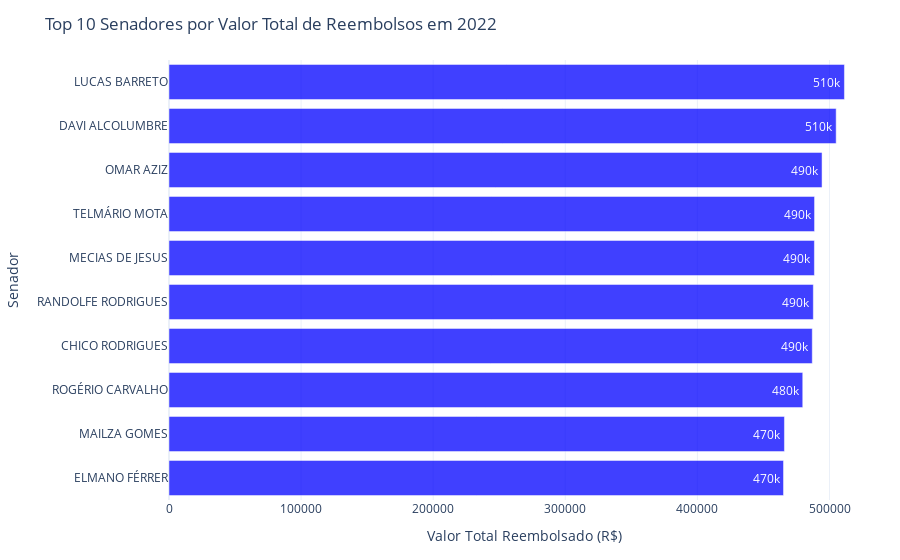

The code cell stored with this chart in its notebook:
### Markdown cell above
10 Senadores que mais receberam reembolso em 2022?

### Code cell
# Filtrando os dados para o ano de 2022
ceaps_2022 = ceaps_total[ceaps_total['ANO'] == 2022]

# Agrupando por SENADOR e somar os VALOR_REEMBOLSADO, ordenando em ordem decrescente e selecionando os top 10
top_senadores_2022 = ceaps_2022.groupby('SENADOR')['VALOR_REEMBOLSADO'].sum().sort_values(ascending=False).head(10)

# Convertendo para DataFrame para facilitar a manipulação e visualização
top_senadores_2022_df = top_senadores_2022.to_frame().reset_index()

# Ordenando os senadores de forma decrescente pelos valores de reembolso
top_senadores_2022_df = top_senadores_2022_df.sort_values(by='VALOR_REEMBOLSADO', ascending=False)

# Criando o gráfico de barras horizontal com Plotly Express
fig = px.bar(
    top_senadores_2022_df,
    x='VALOR_REEMBOLSADO',
    y='SENADOR',
    title='Top 10 Senadores por Valor Total de Reembolsos em 2022',
    labels={'VALOR_REEMBOLSADO': 'Valor Total Reembolsado (R$)', 'SENADOR': 'Senador'},
    template='plotly_white',
    text='VALOR_REEMBOLSADO',
)

# Ajustando o layout do gráfico
fig.update_traces(
    texttemplate='%{text:.2s}',  # Formatar os valores para notação científica curta
    textposition='inside',  # Colocar os textos fora das barras
    marker_color='blue',  # Cor das barras
    opacity=0.75  # Transparência das barras
)

# Configurando o formato do eixo X para valores monetários
fig.update_layout(
    xaxis_title='Valor Total Reembolsado (R$)',
    yaxis_title='Senador',
    xaxis=dict(
        tickformat='R$,.0f'  # Formato para valores monetários
    ),
    yaxis=dict(
        tickmode='linear',  # Mostrar todos os senadores
        tickfont=dict(size=12),  # Tamanho da fonte
        autorange='reversed'  # Reverter a ordem para maior gasto no topo
    ),
    margin=dict(l=20, r=20, t=60, b=60),  # Ajustar as margens
    font=dict(
        size=12  # Tamanho da fonte
    ),
    plot_bgcolor='rgba(0, 0, 0, 0)',  # Fundo transparente
    paper_bgcolor='rgba(0, 0, 0, 0)',  # Fundo do papel transparente
    showlegend=False  # Ocultar a legenda
)

### Figure 1 — Plotly figure (JSON) as saved in the notebook; plotly's stock layout.template omitted (floating-point values rounded to 4 significant figures)
{"data": [{"alignmentgroup": "True", "hovertemplate": "Valor Total Reembolsado (R$)=%{text}<br>Senador=%{y}<extra></extra>", "legendgroup": "", "marker": {"color": "blue", "pattern": {"shape": ""}}, "name": "", "offsetgroup": "", "opacity": 0.75, "orientation": "h", "showlegend": false, "text": [511300.0, 505100.0, 494400.0, 488700.0, 488600.0, 487800.0, 487000.0, 479700.0, 465900.0, 465200.0], "textposition": "inside", "texttemplate": "%{text:.2s}", "type": "bar", "x": [511300.0, 505100.0, 494400.0, 488700.0, 488600.0, 487800.0, 487000.0, 479700.0, 465900.0, 465200.0], "xaxis": "x", "y": ["LUCAS BARRETO", "DAVI ALCOLUMBRE", "OMAR AZIZ", "TELMÁRIO MOTA", "MECIAS DE JESUS", "RANDOLFE RODRIGUES", "CHICO RODRIGUES", "ROGÉRIO CARVALHO", "MAILZA GOMES", "ELMANO FÉRRER"], "yaxis": "y"}], "layout": {"barmode": "relative", "font": {"size": 12}, "legend": {"tracegroupgap": 0}, "margin": {"b": 60, "l": 20, "r": 20, "t": 60}, "paper_bgcolor": "rgba(0, 0, 0, 0)", "plot_bgcolor": "rgba(0, 0, 0, 0)", "showlegend": false, "title": {"text": "Top 10 Senadores por Valor Total de Reembolsos em 2022"}, "xaxis": {"anchor": "y", "domain": [0, 1], "tickformat": "R$,.0f", "title": {"text": "Valor Total Reembolsado (R$)"}}, "yaxis": {"anchor": "x", "autorange": "reversed", "domain": [0, 1], "tickfont": {"size": 12}, "tickmode": "linear", "title": {"text": "Senador"}}}}
